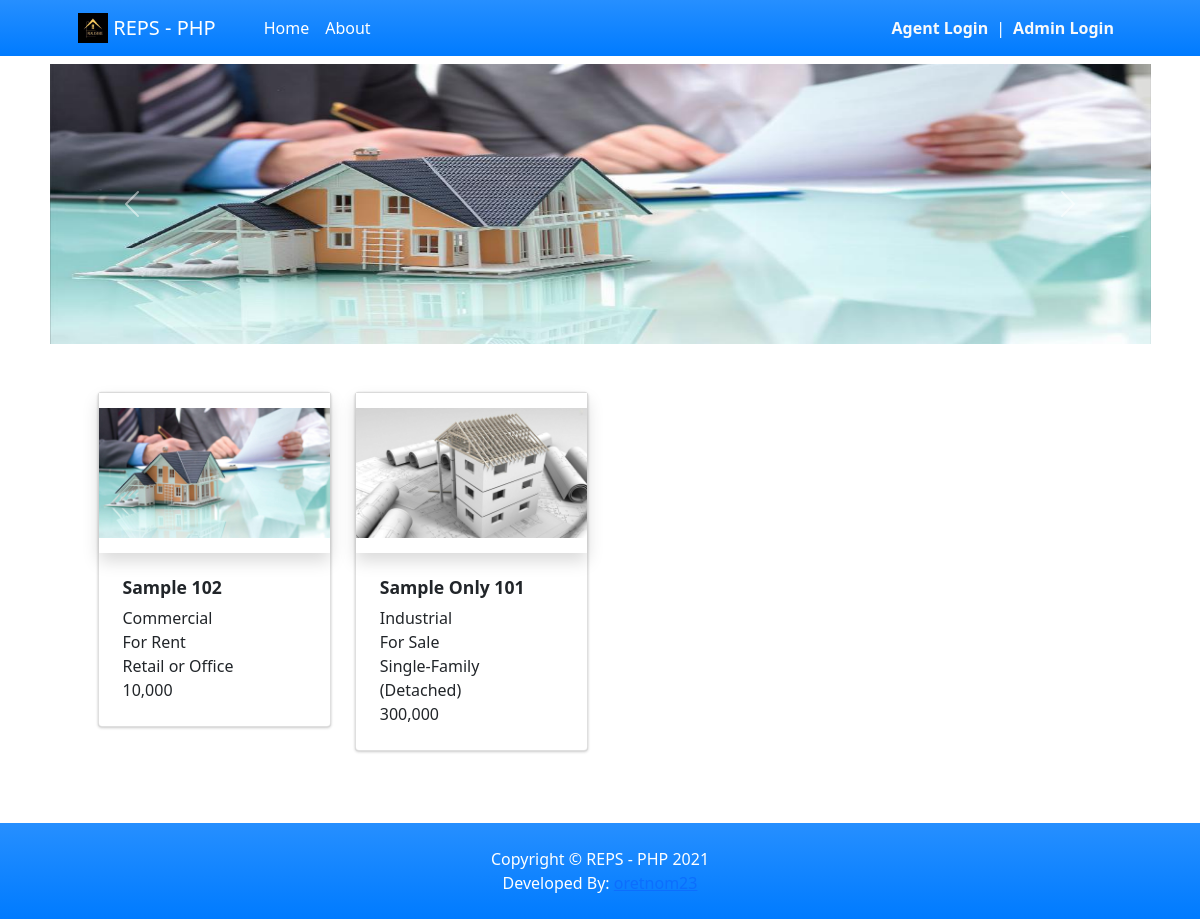
The page / on the database its author committed.
### tables this page shows
CREATE TABLE `real_estate_list` (
  `id` int(30) NOT NULL AUTO_INCREMENT,
  `code` varchar(100) NOT NULL,
  `name` text NOT NULL,
  `type_id` int(30) NOT NULL,
  `agent_id` int(30) NOT NULL,
  `status` tinyint(1) NOT NULL DEFAULT 1 COMMENT '1 = Available, 2 = not Available',
  `date_created` datetime NOT NULL DEFAULT current_timestamp(),
  `date_updated` datetime DEFAULT NULL ON UPDATE current_timestamp(),
  PRIMARY KEY (`id`),
  KEY `type_id` (`type_id`),
  KEY `agent_id` (`agent_id`)
);

CREATE TABLE `type_list` (
  `id` int(30) NOT NULL AUTO_INCREMENT,
  `name` text NOT NULL,
  `description` text NOT NULL,
  `status` tinyint(1) NOT NULL DEFAULT 1,
  `delete_flag` tinyint(1) NOT NULL DEFAULT 0,
  `date_created` datetime NOT NULL DEFAULT current_timestamp(),
  `date_updated` datetime DEFAULT NULL ON UPDATE current_timestamp(),
  PRIMARY KEY (`id`)
);

### classes/DBConnection.php (called while the page is built, shortened)
<?php
class DBConnection {
    public $conn;
    public function __construct() {
        $this->host = defined('DB_SERVER') ? DB_SERVER : (getenv('DB_SERVER') ?: 'localhost');
        $this->username = defined('DB_USERNAME') ? DB_USERNAME : (getenv('DB_USERNAME') ?: 'root');
        $this->password = defined('DB_PASSWORD') ? DB_PASSWORD : (getenv('DB_PASSWORD') ?: '');
        $this->database = defined('DB_NAME') ? DB_NAME : (getenv('DB_NAME') ?: 'reps_db');
        $this->port = defined('DB_PORT') ? (int)DB_PORT : (int)(getenv('DB_PORT') ?: 3306);
        $this->ssl = defined('DB_SSL') ? DB_SSL : ((getenv('DB_SSL') !== false) ? (filter_var(getenv('DB_SSL'), FILTER_VALIDATE_BOOLEAN) || getenv('DB_SSL') === '1' || strtolower(getenv('DB_SSL')) === 'true') : false);
        if (!isset($this->conn) || !$this->conn) {
            $this->conn = mysqli_init();
            $this->conn->options(MYSQLI_OPT_CONNECT_TIMEOUT, 15);
            $flags = 0;
            $is_cloud_db = $this->ssl ||
                           ((int)$this->port !== 3306) ||
                           (strpos($this->host, 'aivencloud.com') !== false) ||
                           (!in_array($this->host, ['localhost', '127.0.0.1', '::1']));
            $connected = @$this->conn->real_connect(
                $this->host,
                $this->username,
                $this->password,
                $this->database,
                $this->port,
                NULL,
                $flags
            );
            if (!$connected || $this->conn->connect_error) {
                $this->conn_error = $this->conn ? $this->conn->connect_error : mysqli_connect_error();
            } else {
                $this->conn->set_charset("utf8mb4");
            }
        }
    }
}
?>

### classes/SystemSettings.php (called while the page is built, shortened)
<?php
class SystemSettings extends DBConnection{
	function info($field=''){
		if(!empty($field)){
			if(isset($_SESSION['system_info'][$field]))
				return $_SESSION['system_info'][$field];
			else
				return false;
		}else{
			return false;
		}
	}
}
$_settings = new SystemSettings();
?>

### config.php (called while the page is built, shortened)
<?php
require_once('classes/DBConnection.php');
require_once('classes/SystemSettings.php');
function validate_image($file){
	if(!empty($file)){
        $ex = explode("?",$file);
        $file = $ex[0];
        $ts = isset($ex[1]) ? "?".$ex[1] : '';
		if(is_file(base_app.$file)){
			return base_url.$file.$ts;
		}else{
			return base_url.'dist/img/no-image-available.png';
		}
	}else{
		return base_url.'dist/img/no-image-available.png';
	}
}
function format_num($number = '' , $decimal = ''){
    if(is_numeric($number)){
        $ex = explode(".",$number);
        $decLen = isset($ex[1]) ? strlen($ex[1]) : 0;
        if(is_numeric($decimal)){
            return number_format($number,$decimal);
        }else{
            return number_format($number,$decLen);
        }
    }else{
        return "Invalid Input";
    }
}
?>

### home.php (the view, shortened to what this page needs)
<section class="py-0">
    <div class="container">
        <div class="col-lg-12 py-2">
            <div class="row">
                <div class="col-md-12">
                    <div id="carouselExampleControls" class="carousel slide bg-dark" data-ride="carousel">
                        <div class="carousel-inner">
                            <?php
                                $upload_path = "uploads/banner";
                                if(is_dir(base_app.$upload_path)):
                                $file= scandir(base_app.$upload_path);
                                $_i = 0;
                                    foreach($file as $img):
                                        if(in_array($img,array('.','..')))
                                            continue;
                                $_i++;
                            ?>
                            <div class="carousel-item h-100 <?php echo $_i == 1 ? "active" : '' ?>">
                                <img src="<?php echo validate_image($upload_path.'/'.$img) ?>" class="d-block w-100  h-100" alt="<?php echo $img ?>">
                            </div>
                            <?php endforeach; ?>
                            <?php endif; ?>
                        </div>
                        <button class="carousel-control-prev" type="button" data-target="#carouselExampleControls" data-slide="prev">
                            <span class="carousel-control-prev-icon" aria-hidden="true"></span>
                        </button>
                        <button class="carousel-control-next" type="button" data-target="#carouselExampleControls" data-slide="next">
                            <span class="carousel-control-next-icon" aria-hidden="true"></span>
                        </button>
                        </div>
                </div>
            </div>
            <div class="container px-4 px-lg-5 mt-5">
                <div class="row gx-4 gx-lg-4 row-cols-md-3 row-cols-xl-4 ">
                    <?php
                       $qry = ($conn && $conn instanceof mysqli && !$conn->connect_error) ? @$conn->query("SELECT r.*, t.name as rtype FROM `real_estate_list` r inner join type_list t on r.type_id = t.id where r.status = 1 order by r.`name` asc") : false;
                       if ($qry && $qry instanceof mysqli_result && $qry->num_rows > 0):
                           while($row = $qry->fetch_assoc()):
                            $meta_qry = @$conn->query("SELECT * FROM `real_estate_meta` where real_estate_id = '{$row['id']}' ");
                            $meta = ($meta_qry && $meta_qry instanceof mysqli_result) ? array_column($meta_qry->fetch_all(MYSQLI_ASSOC),"meta_value", "meta_field") : [];
                    ?>
                    <div class="col mb-5">
                        <a class="card product-item text-reset text-decoration-none" href=".?p=view_estate&id=<?php echo ($row['id']) ?>">
                            <div class="overflow-hidden shadow product-holder">
                            <img class="card-img-top w-100 product-cover" src="<?php echo validate_image(isset($meta['thumbnail_path']) ? $meta['thumbnail_path'] : "") ?>" alt="..." />
                            </div>
                            <div class="card-body p-4">
                                <h5 class="card-title w-100 font-weight-bolder"><?= $row['name'] ?></h5>
                                <p class="m-0"><?php echo $row['rtype'] ?></small></p>
                                <p class="m-0"><?= isset($meta['purpose']) ? $meta['purpose'] : "" ?></small></p>
                                <p class="m-0"><?= isset($meta['type']) ? $meta['type'] : "" ?></small></p>
                                <p class="m-0"><?= isset($meta['sale_price']) ? format_num($meta['sale_price']) : "" ?></small></p>
                            </div>
                        </a>
                    </div>
                    <?php
                           endwhile;
                    endif; ?>
                </div>
            </div>
    </div>
    </div>
</section>

### index.php (shortened to what this page needs)
<?php require_once('config.php'); ?>
<!DOCTYPE html>
<html lang="en">
<?php require_once('inc/header.php') ?>
<body>
<?php require_once('inc/topBarNav.php') ?>
<?php $page = isset($_GET['p']) ? $_GET['p'] : 'home';  ?>
<?php
    if(!file_exists($page.".php") && !is_dir($page)){
        include '404.html';
    }else{
    if(is_dir($page))
        include $page.'/index.php';
    else
        include $page.'.php';
    }
?>
<?php require_once('inc/footer.php') ?>
</body>
</html>

### inc/header.php (shortened to what this page needs)
<head>
    <link rel="stylesheet" href="<?php echo base_url ?>plugins/fontawesome-free/css/all.min.css">
    <link rel="stylesheet" href="<?php echo base_url ?>plugins/tempusdominus-bootstrap-4/css/tempusdominus-bootstrap-4.min.css">
  <link rel="stylesheet" href="<?php echo base_url ?>plugins/datatables-bs4/css/dataTables.bootstrap4.min.css">
  <link rel="stylesheet" href="<?php echo base_url ?>plugins/datatables-responsive/css/responsive.bootstrap4.min.css">
  <link rel="stylesheet" href="<?php echo base_url ?>plugins/datatables-buttons/css/buttons.bootstrap4.min.css">
  <link rel="stylesheet" href="<?php echo base_url ?>plugins/select2/css/select2.min.css">
  <link rel="stylesheet" href="<?php echo base_url ?>plugins/select2-bootstrap4-theme/select2-bootstrap4.min.css">
    <link rel="stylesheet" href="<?php echo base_url ?>plugins/icheck-bootstrap/icheck-bootstrap.min.css">
    <link rel="stylesheet" href="<?php echo base_url ?>plugins/jqvmap/jqvmap.min.css">
    <link rel="stylesheet" href="<?php echo base_url ?>dist/css/adminlte.css">
    <link rel="stylesheet" href="<?php echo base_url ?>dist/css/custom.css">
    <link rel="stylesheet" href="<?php echo base_url ?>assets/css/styles.css">
    <link rel="stylesheet" href="<?php echo base_url ?>plugins/overlayScrollbars/css/OverlayScrollbars.min.css">
    <link rel="stylesheet" href="<?php echo base_url ?>plugins/daterangepicker/daterangepicker.css">
    <link rel="stylesheet" href="<?php echo base_url ?>plugins/summernote/summernote-bs4.min.css">
  <link rel="stylesheet" href="<?php echo base_url ?>plugins/sweetalert2-theme-bootstrap-4/bootstrap-4.min.css">
  </head>

### inc/topBarNav.php (shortened to what this page needs)
<nav class="navbar navbar-expand-lg navbar-dark bg-gradient-primary">
            <div class="container px-4 px-lg-5 ">
                <a class="navbar-brand" href="./">
                <img src="<?php echo validate_image($_settings->info('logo')) ?>" width="30" height="30" class="d-inline-block align-top" alt="" loading="lazy">
                <?php echo $_settings->info('short_name') ?>
                </a>
                <div class="collapse navbar-collapse" id="navbarSupportedContent">
                    <ul class="navbar-nav me-auto mb-2 mb-lg-0 ms-lg-4">
                        <li class="nav-item"><a class="nav-link text-white" aria-current="page" href="<?php echo base_url; ?>">Home</a></li>
                        <li class="nav-item"><a class="nav-link text-white" href="<?php echo base_url; ?>?p=about">About</a></li>
                    </ul>
                    <div class="d-flex align-items-center">
                        <a class="font-weight-bolder text-light mx-2 text-decoration-none" href="<?php echo base_url; ?>agent/login.php">Agent Login</a>|
                        <a class="font-weight-bolder text-light mx-2 text-decoration-none" href="<?php echo base_url; ?>admin/login.php">Admin Login</a>
                    </div>
                </div>
            </div>
        </nav>

### inc/footer.php (shortened to what this page needs)
<footer class="py-4 bg-gradient-primary">
            <div class="container">
              <p class="m-0 text-center text-white">Copyright &copy; <?php echo $_settings->info('short_name') ?> 2021</p>
              <p class="m-0 text-center text-white">Developed By: <a href="https://1sourcecodr.blogspot.com/">oretnom23</a></p>
          </div>
        </footer>

### home.php (style rules this page uses)
.carousel-item>img { object-fit:fill !important; }
#carouselExampleControls .carousel-inner { height:280px !important; }

### rows shown on the page
real_estate_list: shows a picture, name "Sample 102", type_list.name "Commercial", purpose "For Rent", type "Retail or Office", sale_price "10,000"
real_estate_list: shows a picture, name "Sample Only 101", type_list.name "Industrial", purpose "For Sale", type "Single-Family (Detached)", sale_price "300,000"

### other values the page prints
$_settings->info('short_name') "REPS - PHP"
